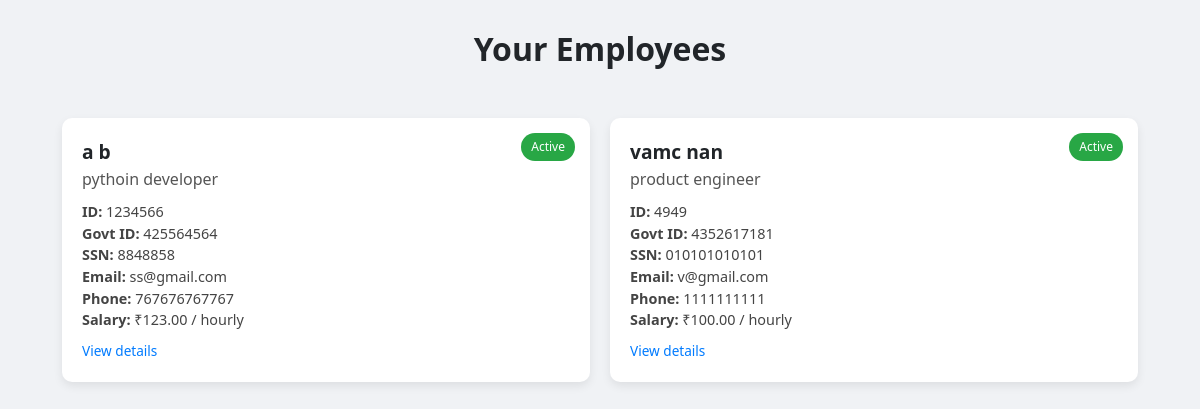
/my-employees/ (signed in), run on an earlier commit of the app's database.
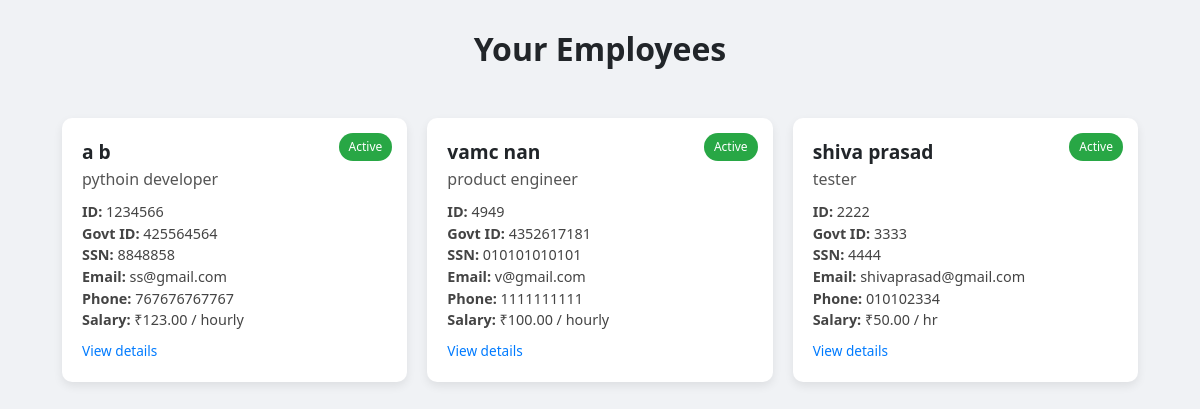
And on a later commit of the database.
### base/models.py (models this page shows, shortened)
class Employee(models.Model):
    user = models.ForeignKey(User, on_delete=models.CASCADE)  # Company who added
    linked_user = models.OneToOneField(User, on_delete=models.SET_NULL, null=True, blank=True, related_name='employee_profile')  # Candidate user
    first_name = models.CharField(max_length=100)
    last_name = models.CharField(max_length=100)
    salary_type = models.CharField(max_length=10, choices=SALARY_TYPE_CHOICES)
    salary_amount = models.DecimalField(max_digits=10, decimal_places=2)
    role = models.CharField(max_length=100)
    employee_id = models.CharField(max_length=50)
    govt_id_number = models.CharField(max_length=100)
    ssn_number = models.CharField(max_length=100)
    email = models.EmailField(blank=True, null=True)
    phone = models.CharField(max_length=15, blank=True, null=True)

### base/views.py (the view)
# urls.py: path('my-employees/', views.view_employees, name='view_employees'),
@login_required
def view_employees(request):
    employees = Employee.objects.filter(user=request.user)
    return render(request, 'view_employees.html', {'employees': employees})

### base/templates/view_employees.html (shortened to what this page needs)
<!DOCTYPE html>
<html lang="en">
<head>
    <link href="https://cdn.jsdelivr.net/npm/bootstrap@5.3.3/dist/css/bootstrap.min.css" rel="stylesheet">
</head>
<body>
    <div class="container">
        <h2 class="page-title">Your Employees</h2>
        {% if employees %}
        <div class="card-container">
            {% for emp in employees %}
            <div class="employee-card">
                <span class="status-badge">Active</span>
                <div class="employee-name">{{ emp.first_name }} {{ emp.last_name }}</div>
                <div class="employee-role">{{ emp.role }}</div>
                <div class="employee-info">
                    <strong>ID:</strong> {{ emp.employee_id }}<br>
                    <strong>Govt ID:</strong> {{ emp.govt_id_number }}<br>
                    <strong>SSN:</strong> {{ emp.ssn_number }}<br>
                    <strong>Email:</strong> {{ emp.email }}<br>
                    <strong>Phone:</strong> {{ emp.phone }}<br>
                    <strong>Salary:</strong> ₹{{ emp.salary_amount }} / {{ emp.salary_type }}
                </div>
                <div class="view-details">View details</div>
            </div>
            {% endfor %}
        </div>
        {% else %}
        <p class="text-muted text-center">You haven't added any employees yet.</p>
        {% endif %}
    </div>
</body>
</html>

### base/templates/view_employees.html (style rules this page uses)
body { background-color: #f0f2f5; font-family: 'Segoe UI', Tahoma, Geneva, Verdana, sans-serif; }
.page-title { font-weight: bold; margin: 30px 0; text-align: center; }
.card-container { display: grid; grid-template-columns: repeat(auto-fit, minmax(280px, 1fr)); gap: 20px; padding: 20px; }
.employee-card { background: #fff; border-radius: 10px; padding: 20px; box-shadow: 0 4px 10px rgba(0,0,0,0.08); position: relative; transition: transform 0.2s ease; }
.status-badge { position: absolute; top: 15px; right: 15px; background: #28a745; color: white; padding: 5px 10px; font-size: 0.75rem; border-radius: 20px; }
.employee-name { font-size: 1.2rem; font-weight: 600; }
.employee-role { color: #555; margin-bottom: 10px; }
.employee-info { font-size: 0.9rem; color: #444; line-height: 1.5; }
.view-details { margin-top: 10px; display: inline-block; font-size: 0.85rem; color: #007bff; cursor: pointer; }

What changed in the data, as far as the page shows it:
added Employee: first_name "shiva", last_name "prasad", role "tester", employee_id "2222", govt_id_number "3333", ssn_number "4444", email "shivaprasad@gmail.com", phone "010102334", salary_amount "50.00", salary_type "hr"
